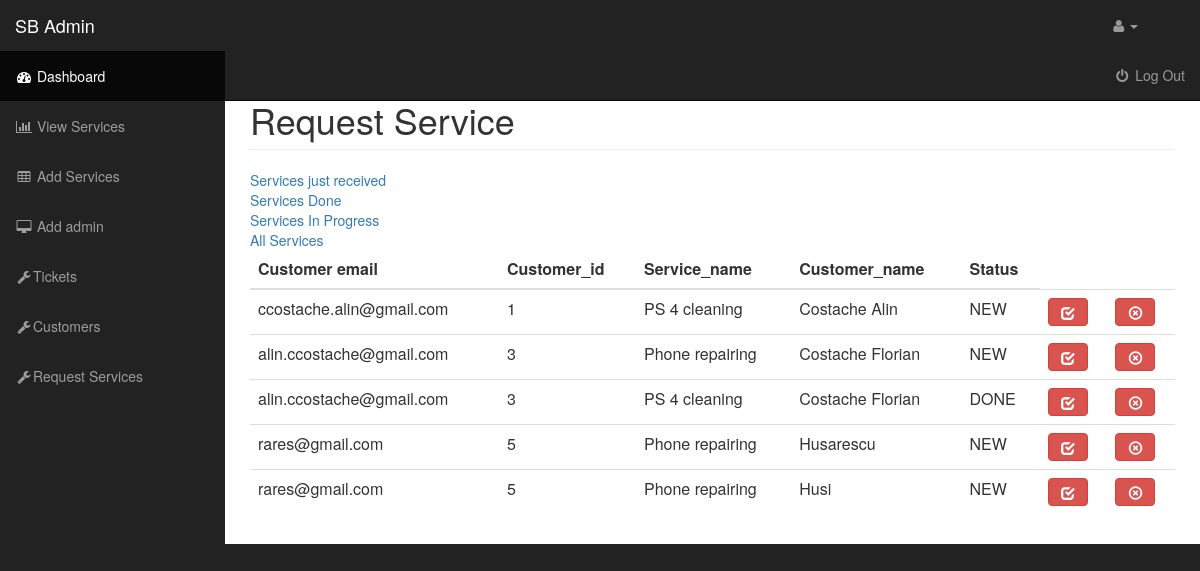
/admin/request_Services/request_Services.php, run on the app's committed database.
### tables this page shows
CREATE TABLE `reqeust_services` (
  `id` int(100) NOT NULL,
  `customer_id` int(11) NOT NULL,
  `service_name` text NOT NULL,
  `customer_name` text NOT NULL,
  `email` varchar(100) NOT NULL,
  `status` text NOT NULL
);

### admin/resources/functions.php (the view, shortened to what this page needs)
<?php
function get_request_service()
{
    $connection = mysqli_connect("localhost", "root", "", "service_it") or die("Connection Failed" . mysqli_connect_error());
    $sql = "SELECT * FROM reqeust_services";
    $stmt = $connection->prepare($sql);
    $stmt->execute();
    $result = $stmt->get_result();
    while ($row = $result->fetch_assoc()) {
        $product = <<<DELIMETER
            <tr>
                <td>{$row['email']} </td>
                <td>{$row['customer_id']}</td>
                <td>{$row['service_name']}</td>
                <td>{$row['customer_name']} </td>
                <td>{$row['status']} </td>
                <td> <a class='btn btn-danger' href = "status_InProgess.php?update&id={$row['id']}"><span class='glyphicon glyphicon-check'></span></a></td>
               <td> <a class='btn btn-danger' href = "status_Done.php?update&id={$row['id']}"><span class='glyphicon glyphicon-remove-circle'></span></a></td>
            </tr>
            DELIMETER;
        echo $product;
    }
}
?>

### admin/css/sb-admin.css (style rules this page uses)
body { margin-top: 100px; background-color: #222; }
@media (min-width:768px) { body { margin-top: 50px; } }

### data on the page
reqeust_services: email "ccostache.alin@gmail.com", customer "1", service_name "PS 4 cleaning", customer_name "Costache Alin", status "NEW"
reqeust_services: email "alin.ccostache@gmail.com", customer "3", service_name "Phone repairing", customer_name "Costache Florian", status "NEW"
reqeust_services: email "alin.ccostache@gmail.com", customer "3", service_name "PS 4 cleaning", customer_name "Costache Florian", status "DONE"
reqeust_services: email "rares@gmail.com", customer "5", service_name "Phone repairing", customer_name "Husarescu", status "NEW"
reqeust_services: email "rares@gmail.com", customer "5", service_name "Phone repairing", customer_name "Husi", status "NEW"
